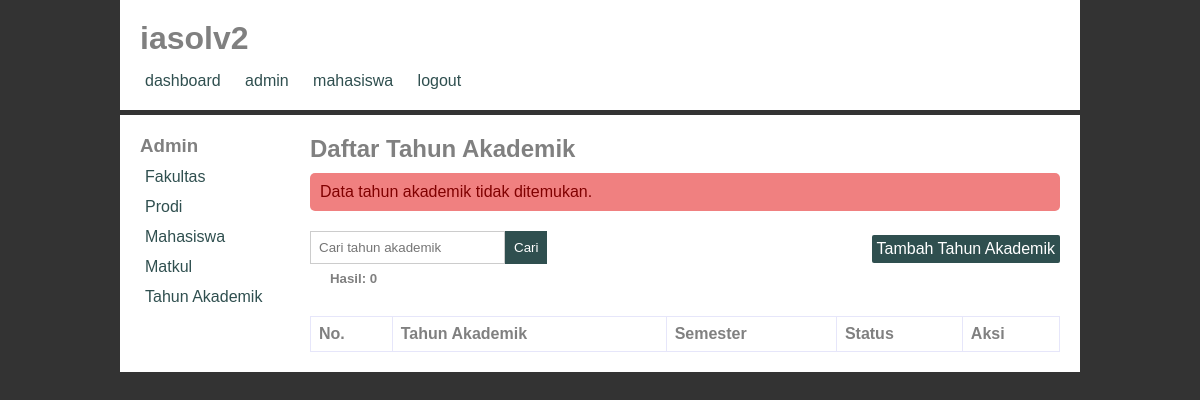
The page /index.php/admin/tahun_akademik on the database as committed earlier.
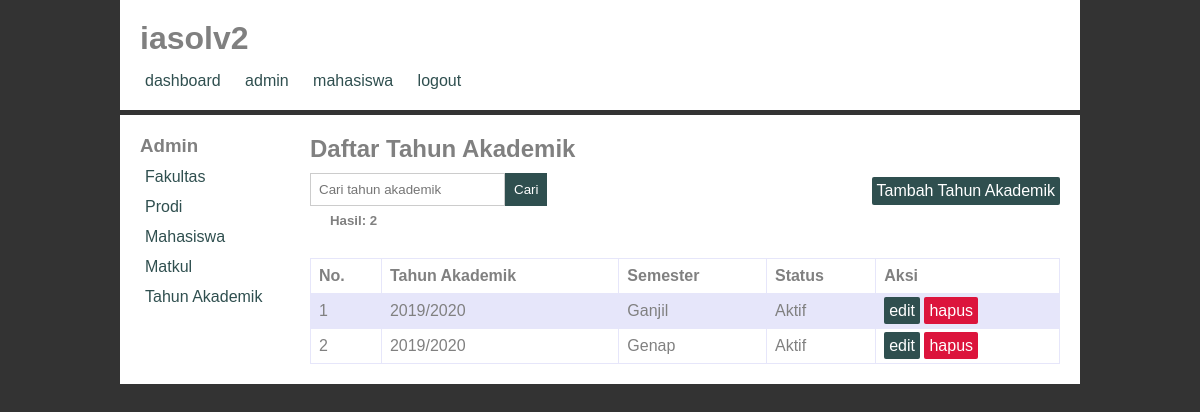
The same page on the database as committed later.
### tables this page shows
CREATE TABLE `tahun_akademik` (
  `id_th` int(11) NOT NULL,
  `tahun_akademik` varchar(9) NOT NULL,
  `semester` varchar(6) NOT NULL,
  `status` varchar(11) NOT NULL
);

### application/controllers/admin/Tahun_akademik.php (called while the page is built, shortened)
<?php
class Tahun_akademik extends CI_Controller {
  public function __construct() {
    $this->load->model('Tahun_akademik_model');
    $this->load->library('form_validation');
  }
  public function index() {
    $data['judul'] = 'Tahun Akademik';
    $this->load->library('pagination');
    if($this->input->post('keyword')) {
      $data['keyword'] = $this->input->post('keyword');
      $this->session->set_userdata('keyword',$data['keyword']);
    } else {
      $data['keyword'] = $this->session->userdata('keyword');
    }
    $this->db->like('tahun_akademik',$data['keyword']);
    $this->db->or_like('semester',$data['keyword']);
    $this->db->or_like('status',$data['keyword']);
    $this->db->from('tahun_akademik');
    $config['total_rows'] = $this->db->count_all_results();
    $config['per_page'] = 10;
    $data['mulai'] = $this->uri->segment(4);
    $data['tahun_akademik'] = $this->Tahun_akademik_model->getTahun_akademik($config['per_page'],$data['mulai'],$data['keyword']);
    $data['total_rows'] = $config['total_rows'];
    $this->load->view('admin_templates/header',$data);
    $this->load->view('admin_templates/sidebar');
    $this->load->view('admin/tahun_akademik/index',$data);
    $this->load->view('admin_templates/footer');
  }
}

### index.php (called while the page is built, shortened)
<?php
require_once BASEPATH.'core/CodeIgniter.php';

### application/config/config.php (called while the page is built, shortened)
<?php
$config['base_url'] = 'http://localhost/iasolv2/';
$config['index_page'] = '';
$config['uri_protocol']	= 'REQUEST_URI';
$config['url_suffix'] = '';
$config['language']	= 'english';
$config['charset'] = 'UTF-8';
$config['enable_hooks'] = FALSE;
$config['subclass_prefix'] = 'MY_';
$config['composer_autoload'] = FALSE;
$config['permitted_uri_chars'] = 'a-z 0-9~%.:_\-';
$config['enable_query_strings'] = FALSE;
$config['controller_trigger'] = 'c';
$config['function_trigger'] = 'm';
$config['directory_trigger'] = 'd';
$config['allow_get_array'] = TRUE;
$config['log_threshold'] = 0;
$config['log_path'] = '';
$config['log_file_extension'] = '';
$config['log_file_permissions'] = 0644;
$config['log_date_format'] = 'Y-m-d H:i:s';
$config['error_views_path'] = '';
$config['cache_path'] = '';
$config['cache_query_string'] = FALSE;
$config['encryption_key'] = '';
$config['sess_driver'] = 'files';
$config['sess_cookie_name'] = 'ci_session';
$config['sess_expiration'] = 7200;
$config['sess_save_path'] = NULL;
$config['sess_match_ip'] = FALSE;
$config['sess_time_to_update'] = 300;
$config['sess_regenerate_destroy'] = FALSE;
$config['cookie_prefix']	= '';
$config['cookie_domain']	= '';
$config['cookie_path']		= '/';
$config['cookie_secure']	= FALSE;
$config['cookie_httponly'] 	= FALSE;
$config['standardize_newlines'] = FALSE;
$config['global_xss_filtering'] = FALSE;
$config['csrf_protection'] = FALSE;
$config['csrf_token_name'] = 'csrf_test_name';
$config['csrf_cookie_name'] = 'csrf_cookie_name';
$config['csrf_expire'] = 7200;
$config['csrf_regenerate'] = TRUE;
$config['csrf_exclude_uris'] = array();
$config['compress_output'] = FALSE;
$config['time_reference'] = 'local';
$config['rewrite_short_tags'] = FALSE;
$config['proxy_ips'] = '';

### application/config/pagination.php (called while the page is built)
<?php
$config['base_url'] = 'http://localhost/iasolv2/admin/mahasiswa/index';
$config['num_links'] = 5;
$config['full_tag_open'] = '<ul class="pagination">';
$config['full_tag_close'] = '</ul>';
$config['first_link'] = 'Pertama';
$config['last_link'] = 'Terakhir';
$config['next_link'] = '&raquo';
$config['prev_link'] = '&laquo';

### application/models/Tahun_akademik_model.php (called while the page is built, shortened)
<?php
class Tahun_akademik_model extends CI_Model {
  public function getTahun_akademik($limit,$mulai,$keyword = null) {
    return $this->db->get('tahun_akademik',$limit,$mulai)->result_array();
  }
}

### application/views/admin/tahun_akademik/index.php (the view, shortened to what this page needs)
<h2>Daftar Tahun Akademik</h2>
<?php if (empty($tahun_akademik)): ?>
  <div class="danger">
    <p>Data tahun akademik tidak ditemukan.</p>
  </div>
<?php endif; ?>
<div class="cari">
  <form action="" method="post">
    <input type="text" name="keyword" placeholder="Cari tahun akademik" autofocus>
    <button type="submit">Cari</button>
  </form>
  <a href="<?php echo base_url(); ?>admin/tahun_akademik/tambah" class="btn-primary">Tambah Tahun Akademik</a>
</div>
<h5>Hasil: <?php echo $total_rows; ?></h5>
<table>
  <tr>
    <th>No.</th>
    <th>Tahun Akademik</th>
    <th>Semester</th>
    <th>Status</th>
    <th>Aksi</th>
  </tr>
  <?php foreach ($tahun_akademik as $th): ?>
    <tr>
        <td><?php echo ++$mulai; ?></td>
        <td><?php echo $th['tahun_akademik']; ?></td>
        <td><?php echo $th['semester']; ?></td>
        <td><?php echo $th['status']; ?></td>
        <td>
          <a class="btn-primary" href="<?php echo base_url(); ?>admin/tahun_akademik/edit/<?php echo $th['id_th']; ?>">edit</a>
          <a class="btn-danger" href="<?php echo base_url(); ?>admin/tahun_akademik/hapus/<?php echo $th['id_th']; ?>">hapus</a>
        </td>
    </tr>
  <?php endforeach; ?>
</table>

Rows that differ between the two databases and show on the page:
added tahun_akademik: tahun_akademik "2019/2020", semester "Ganjil", status "Aktif"
added tahun_akademik: tahun_akademik "2019/2020", semester "Genap", status "Aktif"
Other text that changed with them:
$total_rows: "0" → "2"
text no longer shown: "Data tahun akademik tidak ditemukan."
